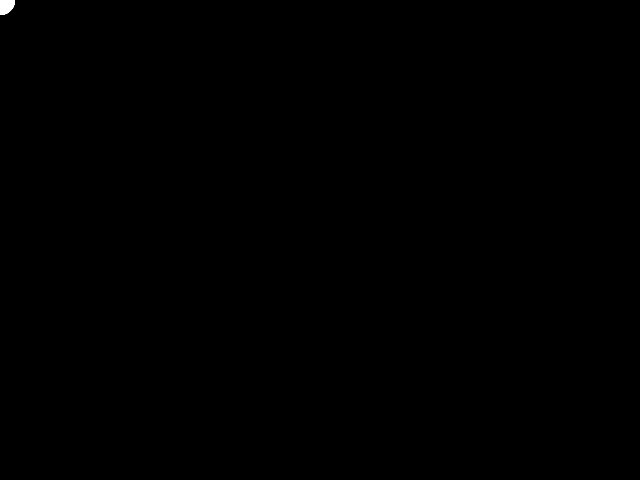
Frame 1 (no input)
Frame 60 (the mouse pressed at the canvas centre just before this capture): identical to frame 1, image omitted
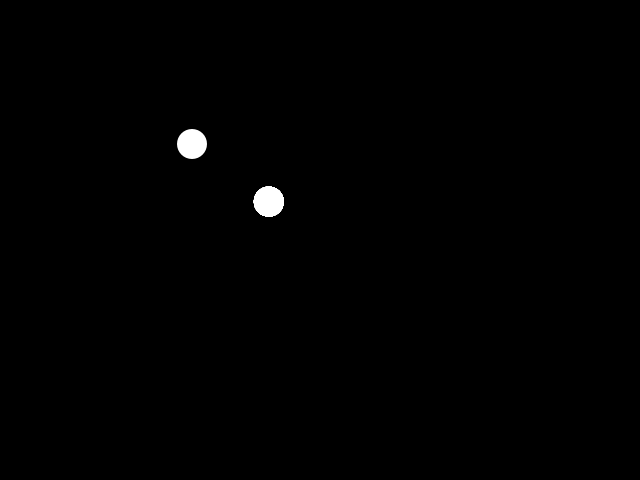
Frame 120 (the mouse held since frame 60 and released just before this capture)

The Processing sketch that drew these frames (run headless with seeded random() and noise(); from frame 60 on, the mouse is pressed at the canvas centre):

// Processing sketch: easing
// ── easing.pde
float[] oldX, oldY;
float easing;
int numberOfPoints;

void setup() {
  size(640, 480);
  numberOfPoints = 30;
  oldX = new float[numberOfPoints];
  oldY = new float[numberOfPoints];
  easing = .6;
}

void draw() {
  background(0);
  noStroke();
  // index will be from 0 to numberOfPoints - 1
  int index = frameCount % numberOfPoints;
  println(frameCount);
  for (int i = 0; i< numberOfPoints; i++) {
    ellipse(oldX[i], oldY[i], 30, 30);
  }
  oldX[index] = oldX[index] + easing * (mouseX - oldX[index]);
  oldY[index] = oldY[index] + easing * (mouseY - oldY[index]);
}
